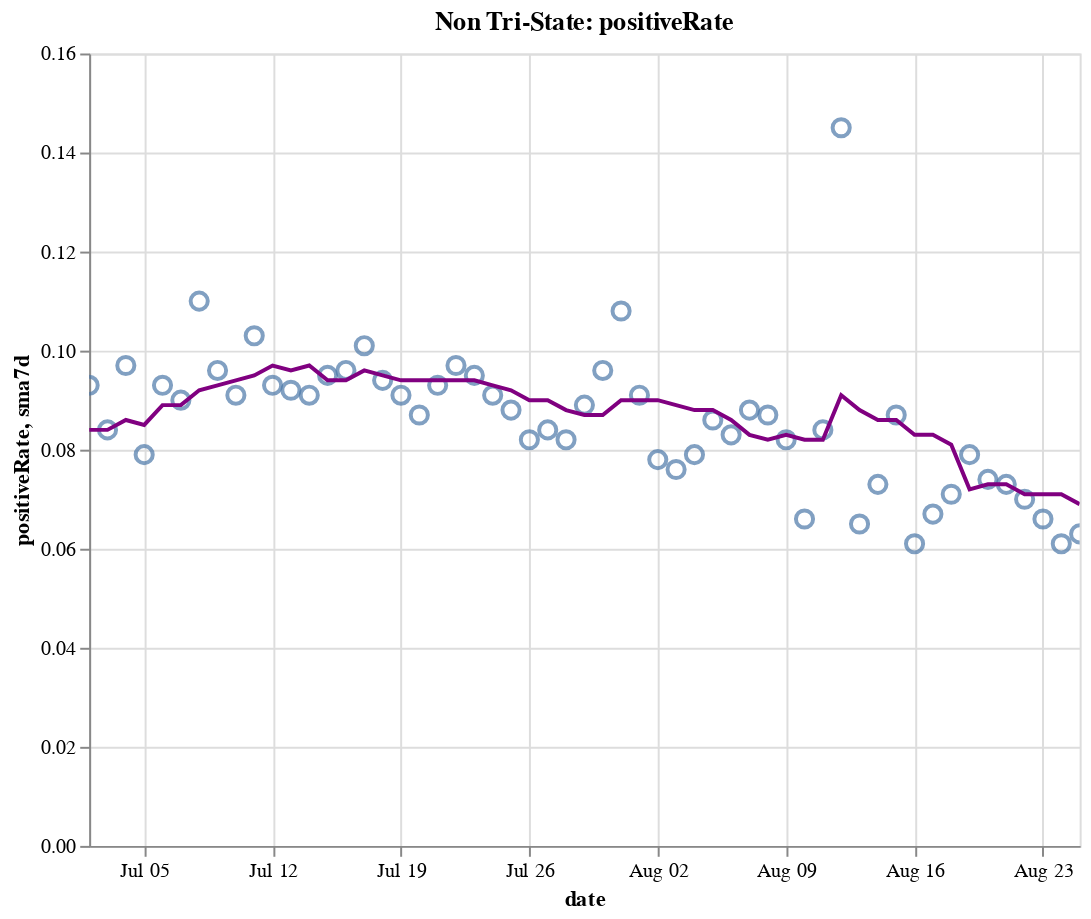

The cell this chart's notebook holds for it:
### Code cell
create_plot(non_tristate, 'positiveRate')

### Figure 1 — Vega-Lite specification as saved in the notebook (floating-point values rounded to 4 significant figures)
{"config": {"view": {"continuousWidth": 400, "continuousHeight": 300}}, "layer": [{"layer": [{"mark": {"type": "point", "size": 75}, "encoding": {"tooltip": [{"type": "temporal", "field": "date"}, {"type": "quantitative", "field": "positiveRate"}, {"type": "quantitative", "field": "sma7d"}], "x": {"type": "temporal", "field": "date"}, "y": {"type": "quantitative", "field": "positiveRate"}}, "selection": {"selector016": {"type": "interval", "bind": "scales", "encodings": ["x", "y"]}}}, {"mark": {"type": "line", "color": "purple"}, "encoding": {"x": {"type": "temporal", "field": "date"}, "y": {"type": "quantitative", "field": "sma7d"}}}]}, {"mark": {"type": "rule", "color": "#aaa"}, "encoding": {"x": {"type": "temporal", "field": "date"}}, "transform": [{"filter": {"selection": "selector015"}}]}, {"mark": "circle", "encoding": {"opacity": {"condition": {"value": 1, "selection": "selector015"}, "value": 0}, "tooltip": [{"type": "temporal", "field": "date"}, {"type": "quantitative", "field": "positiveRate"}, {"type": "quantitative", "field": "sma7d"}], "x": {"type": "temporal", "field": "date"}, "y": {"type": "quantitative", "field": "positiveRate"}}, "selection": {"selector015": {"type": "single", "encodings": ["x"], "on": "mouseover", "nearest": true, "empty": "none"}}}, {"mark": {"type": "text", "align": "left", "dx": 5, "dy": -5, "stroke": "white", "strokeWidth": 2}, "encoding": {"text": {"type": "quantitative", "field": "positiveRate"}, "tooltip": [{"type": "temporal", "field": "date"}, {"type": "quantitative", "field": "positiveRate"}, {"type": "quantitative", "field": "sma7d"}], "x": {"type": "temporal", "field": "date"}, "y": {"type": "quantitative", "field": "positiveRate"}}, "transform": [{"filter": {"selection": "selector015"}}]}, {"mark": {"type": "text", "align": "left", "dx": 5, "dy": -5}, "encoding": {"text": {"type": "quantitative", "field": "positiveRate"}, "tooltip": [{"type": "temporal", "field": "date"}, {"type": "quantitative", "field": "positiveRate"}, {"type": "quantitative", "field": "sma7d"}], "x": {"type": "temporal", "field": "date"}, "y": {"type": "quantitative", "field": "positiveRate"}}, "transform": [{"filter": {"selection": "selector015"}}]}], "data": {"name": "data-002f7c62c51d19ecbebadb8bfb81b067"}, "height": 400, "title": "Non Tri-State: positiveRate", "width": 500, "$schema": "https://vega.github.io/schema/vega-lite/v4.8.1.json", "datasets": {"data-002f7c62c51d19ecbebadb8bfb81b067": [{"date": "2020-07-02T00:00:00", "totalTestResultsIncrease": 565700.0, "positiveIncrease": 52710.0, "death": 77240.0, "deathIncrease": 655.0, "positiveRate": 0.093, "state": "Non Tri-State", "sma7d": 0.084}, {"date": "2020-07-03T00:00:00", "totalTestResultsIncrease": 623900.0, "positiveIncrease": 52580.0, "death": 77760.0, "deathIncrease": 523.0, "positiveRate": 0.084, "state": "Non Tri-State", "sma7d": 0.084}, {"date": "2020-07-04T00:00:00", "totalTestResultsIncrease": 550000.0, "positiveIncrease": 53320.0, "death": 78030.0, "deathIncrease": 270.0, "positiveRate": 0.097, "state": "Non Tri-State", "sma7d": 0.086}, {"date": "2020-07-05T00:00:00", "totalTestResultsIncrease": 567600.0, "positiveIncrease": 44710.0, "death": 78210.0, "deathIncrease": 179.0, "positiveRate": 0.079, "state": "Non Tri-State", "sma7d": 0.085}, {"date": "2020-07-06T00:00:00", "totalTestResultsIncrease": 441900.0, "positiveIncrease": 40930.0, "death": 78420.0, "deathIncrease": 212.0, "positiveRate": 0.093, "state": "Non Tri-State", "sma7d": 0.089}, {"date": "2020-07-07T00:00:00", "totalTestResultsIncrease": 563800.0, "positiveIncrease": 50810.0, "death": 79280.0, "deathIncrease": 859.0, "positiveRate": 0.09, "state": "Non Tri-State", "sma7d": 0.089}, {"date": "2020-07-08T00:00:00", "totalTestResultsIncrease": 560000.0, "positiveIncrease": 61740.0, "death": 80010.0, "deathIncrease": 730.0, "positiveRate": 0.11, "state": "Non Tri-State", "sma7d": 0.092}, {"date": "2020-07-09T00:00:00", "totalTestResultsIncrease": 609500.0, "positiveIncrease": 58270.0, "death": 80840.0, "deathIncrease": 822.0, "positiveRate": 0.096, "state": "Non Tri-State", "sma7d": 0.093}, {"date": "2020-07-10T00:00:00", "totalTestResultsIncrease": 717600.0, "positiveIncrease": 65590.0, "death": 81650.0, "deathIncrease": 814.0, "positiveRate": 0.091, "state": "Non Tri-State", "sma7d": 0.094}, {"date": "2020-07-11T00:00:00", "totalTestResultsIncrease": 600600.0, "positiveIncrease": 61840.0, "death": 82350.0, "deathIncrease": 705.0, "positiveRate": 0.103, "state": "Non Tri-State", "sma7d": 0.095}, {"date": "2020-07-12T00:00:00", "totalTestResultsIncrease": 651700.0, "positiveIncrease": 60300.0, "death": 82810.0, "deathIncrease": 455.0, "positiveRate": 0.093, "state": "Non Tri-State", "sma7d": 0.097}, {"date": "2020-07-13T00:00:00", "totalTestResultsIncrease": 622800.0, "positiveIncrease": 57090.0, "death": 83080.0, "deathIncrease": 275.0, "positiveRate": 0.092, "state": "Non Tri-State", "sma7d": 0.096}, {"date": "2020-07-14T00:00:00", "totalTestResultsIncrease": 677000.0, "positiveIncrease": 61400.0, "death": 83790.0, "deathIncrease": 708.0, "positiveRate": 0.091, "state": "Non Tri-State", "sma7d": 0.097}, {"date": "2020-07-15T00:00:00", "totalTestResultsIncrease": 677000.0, "positiveIncrease": 64500.0, "death": 84610.0, "deathIncrease": 816.0, "positiveRate": 0.095, "state": "Non Tri-State", "sma7d": 0.094}, {"date": "2020-07-16T00:00:00", "totalTestResultsIncrease": 727800.0, "positiveIncrease": 69930.0, "death": 85500.0, "deathIncrease": 896.0, "positiveRate": 0.096, "state": "Non Tri-State", "sma7d": 0.094}, {"date": "2020-07-17T00:00:00", "totalTestResultsIncrease": 752000.0, "positiveIncrease": 75880.0, "death": 86420.0, "deathIncrease": 915.0, "positiveRate": 0.101, "state": "Non Tri-State", "sma7d": 0.096}, {"date": "2020-07-18T00:00:00", "totalTestResultsIncrease": 681400.0, "positiveIncrease": 63930.0, "death": 87260.0, "deathIncrease": 846.0, "positiveRate": 0.094, "state": "Non Tri-State", "sma7d": 0.095}, {"date": "2020-07-19T00:00:00", "totalTestResultsIncrease": 703600.0, "positiveIncrease": 63790.0, "death": 87770.0, "deathIncrease": 506.0, "positiveRate": 0.091, "state": "Non Tri-State", "sma7d": 0.094}, {"date": "2020-07-20T00:00:00", "totalTestResultsIncrease": 645700.0, "positiveIncrease": 56180.0, "death": 88110.0, "deathIncrease": 335.0, "positiveRate": 0.087, "state": "Non Tri-State", "sma7d": 0.094}, {"date": "2020-07-21T00:00:00", "totalTestResultsIncrease": 673600.0, "positiveIncrease": 62740.0, "death": 89120.0, "deathIncrease": 1014.0, "positiveRate": 0.093, "state": "Non Tri-State", "sma7d": 0.094}, {"date": "2020-07-22T00:00:00", "totalTestResultsIncrease": 699400.0, "positiveIncrease": 68110.0, "death": 90260.0, "deathIncrease": 1137.0, "positiveRate": 0.097, "state": "Non Tri-State", "sma7d": 0.094}, {"date": "2020-07-23T00:00:00", "totalTestResultsIncrease": 744000.0, "positiveIncrease": 70490.0, "death": 91270.0, "deathIncrease": 1015.0, "positiveRate": 0.095, "state": "Non Tri-State", "sma7d": 0.094}, {"date": "2020-07-24T00:00:00", "totalTestResultsIncrease": 803900.0, "positiveIncrease": 73480.0, "death": 92400.0, "deathIncrease": 1129.0, "positiveRate": 0.091, "state": "Non Tri-State", "sma7d": 0.093}, {"date": "2020-07-25T00:00:00", "totalTestResultsIncrease": 719000.0, "positiveIncrease": 63480.0, "death": 93400.0, "deathIncrease": 999.0, "positiveRate": 0.088, "state": "Non Tri-State", "sma7d": 0.092}, {"date": "2020-07-26T00:00:00", "totalTestResultsIncrease": 732400.0, "positiveIncrease": 59970.0, "death": 93940.0, "deathIncrease": 544.0, "positiveRate": 0.082, "state": "Non Tri-State", "sma7d": 0.09}, {"date": "2020-07-27T00:00:00", "totalTestResultsIncrease": 642900.0, "positiveIncrease": 54060.0, "death": 94970.0, "deathIncrease": 1026.0, "positiveRate": 0.084, "state": "Non Tri-State", "sma7d": 0.09}, {"date": "2020-07-28T00:00:00", "totalTestResultsIncrease": 672600.0, "positiveIncrease": 55340.0, "death": 96060.0, "deathIncrease": 1086.0, "positiveRate": 0.082, "state": "Non Tri-State", "sma7d": 0.088}, {"date": "2020-07-29T00:00:00", "totalTestResultsIncrease": 730700.0, "positiveIncrease": 65310.0, "death": 97520.0, "deathIncrease": 1466.0, "positiveRate": 0.089, "state": "Non Tri-State", "sma7d": 0.087}, {"date": "2020-07-30T00:00:00", "totalTestResultsIncrease": 711300.0, "positiveIncrease": 68310.0, "death": 98750.0, "deathIncrease": 1229.0, "positiveRate": 0.096, "state": "Non Tri-State", "sma7d": 0.087}, {"date": "2020-07-31T00:00:00", "totalTestResultsIncrease": 611000.0, "positiveIncrease": 66150.0, "death": 100000.0, "deathIncrease": 1295.0, "positiveRate": 0.108, "state": "Non Tri-State", "sma7d": 0.09}, {"date": "2020-08-01T00:00:00", "totalTestResultsIncrease": 662600.0, "positiveIncrease": 59980.0, "death": 101200.0, "deathIncrease": 1164.0, "positiveRate": 0.091, "state": "Non Tri-State", "sma7d": 0.09}, {"date": "2020-08-02T00:00:00", "totalTestResultsIncrease": 591300.0, "positiveIncrease": 45900.0, "death": 101700.0, "deathIncrease": 486.0, "positiveRate": 0.078, "state": "Non Tri-State", "sma7d": 0.09}, {"date": "2020-08-03T00:00:00", "totalTestResultsIncrease": 639400.0, "positiveIncrease": 48710.0, "death": 102200.0, "deathIncrease": 502.0, "positiveRate": 0.076, "state": "Non Tri-State", "sma7d": 0.089}, {"date": "2020-08-04T00:00:00", "totalTestResultsIncrease": 638600.0, "positiveIncrease": 50720.0, "death": 103400.0, "deathIncrease": 1241.0, "positiveRate": 0.079, "state": "Non Tri-State", "sma7d": 0.088}, {"date": "2020-08-05T00:00:00", "totalTestResultsIncrease": 593000.0, "positiveIncrease": 51220.0, "death": 104800.0, "deathIncrease": 1335.0, "positiveRate": 0.086, "state": "Non Tri-State", "sma7d": 0.088}, {"date": "2020-08-06T00:00:00", "totalTestResultsIncrease": 642000.0, "positiveIncrease": 53090.0, "death": 106000.0, "deathIncrease": 1238.0, "positiveRate": 0.083, "state": "Non Tri-State", "sma7d": 0.086}, {"date": "2020-08-07T00:00:00", "totalTestResultsIncrease": 685100.0, "positiveIncrease": 60200.0, "death": 107300.0, "deathIncrease": 1313.0, "positiveRate": 0.088, "state": "Non Tri-State", "sma7d": 0.083}, {"date": "2020-08-08T00:00:00", "totalTestResultsIncrease": 608500.0, "positiveIncrease": 52640.0, "death": 108400.0, "deathIncrease": 1075.0, "positiveRate": 0.087, "state": "Non Tri-State", "sma7d": 0.082}, {"date": "2020-08-09T00:00:00", "totalTestResultsIncrease": 609200.0, "positiveIncrease": 49760.0, "death": 109000.0, "deathIncrease": 604.0, "positiveRate": 0.082, "state": "Non Tri-State", "sma7d": 0.083}, {"date": "2020-08-10T00:00:00", "totalTestResultsIncrease": 626400.0, "positiveIncrease": 41110.0, "death": 109400.0, "deathIncrease": 417.0, "positiveRate": 0.066, "state": "Non Tri-State", "sma7d": 0.082}, {"date": "2020-08-11T00:00:00", "totalTestResultsIncrease": 648300.0, "positiveIncrease": 54470.0, "death": 110700.0, "deathIncrease": 1307.0, "positiveRate": 0.084, "state": "Non Tri-State", "sma7d": 0.082}, {"date": "2020-08-12T00:00:00", "totalTestResultsIncrease": 378700.0, "positiveIncrease": 54950.0, "death": 112200.0, "deathIncrease": 1495.0, "positiveRate": 0.145, "state": "Non Tri-State", "sma7d": 0.091}, {"date": "2020-08-13T00:00:00", "totalTestResultsIncrease": 776600.0, "positiveIncrease": 50290.0, "death": 113400.0, "deathIncrease": 1145.0, "positiveRate": 0.065, "state": "Non Tri-State", "sma7d": 0.088}, {"date": "2020-08-14T00:00:00", "totalTestResultsIncrease": 740400.0, "positiveIncrease": 54220.0, "death": 114600.0, "deathIncrease": 1199.0, "positiveRate": 0.073, "state": "Non Tri-State", "sma7d": 0.086}, {"date": "2020-08-15T00:00:00", "totalTestResultsIncrease": 636500.0, "positiveIncrease": 55140.0, "death": 115800.0, "deathIncrease": 1200.0, "positiveRate": 0.087, "state": "Non Tri-State", "sma7d": 0.086}, {"date": "2020-08-16T00:00:00", "totalTestResultsIncrease": 683900.0, "positiveIncrease": 41870.0, "death": 116400.0, "deathIncrease": 611.0, "positiveRate": 0.061, "state": "Non Tri-State", "sma7d": 0.083}, {"date": "2020-08-17T00:00:00", "totalTestResultsIncrease": 548000.0, "positiveIncrease": 36790.0, "death": 116800.0, "deathIncrease": 394.0, "positiveRate": 0.067, "state": "Non Tri-State", "sma7d": 0.083}, {"date": "2020-08-18T00:00:00", "totalTestResultsIncrease": 564300.0, "positiveIncrease": 39820.0, "death": 118000.0, "deathIncrease": 1178.0, "positiveRate": 0.071, "state": "Non Tri-State", "sma7d": 0.081}, {"date": "2020-08-19T00:00:00", "totalTestResultsIncrease": 558900.0, "positiveIncrease": 43930.0, "death": 119400.0, "deathIncrease": 1402.0, "positiveRate": 0.079, "state": "Non Tri-State", "sma7d": 0.072}, {"date": "2020-08-20T00:00:00", "totalTestResultsIncrease": 582400.0, "positiveIncrease": 42940.0, "death": 120500.0, "deathIncrease": 1122.0, "positiveRate": 0.074, "state": "Non Tri-State", "sma7d": 0.073}, {"date": "2020-08-21T00:00:00", "totalTestResultsIncrease": 622200.0, "positiveIncrease": 45480.0, "death": 121600.0, "deathIncrease": 1109.0, "positiveRate": 0.073, "state": "Non Tri-State", "sma7d": 0.073}, {"date": "2020-08-22T00:00:00", "totalTestResultsIncrease": 645900.0, "positiveIncrease": 45170.0, "death": 122600.0, "deathIncrease": 1023.0, "positiveRate": 0.07, "state": "Non Tri-State", "sma7d": 0.071}, {"date": "2020-08-23T00:00:00", "totalTestResultsIncrease": 555200.0, "positiveIncrease": 36740.0, "death": 123200.0, "deathIncrease": 563.0, "positiveRate": 0.066, "state": "Non Tri-State", "sma7d": 0.071}, {"date": "2020-08-24T00:00:00", "totalTestResultsIncrease": 547000.0, "positiveIncrease": 33520.0, "death": 123500.0, "deathIncrease": 333.0, "positiveRate": 0.061, "state": "Non Tri-State", "sma7d": 0.071}, {"date": "2020-08-25T00:00:00", "totalTestResultsIncrease": -653100.0, "positiveIncrease": -40950.0, "death": 124600.0, "deathIncrease": 1138.0, "positiveRate": 0.063, "state": "Non Tri-State", "sma7d": 0.069}]}}
